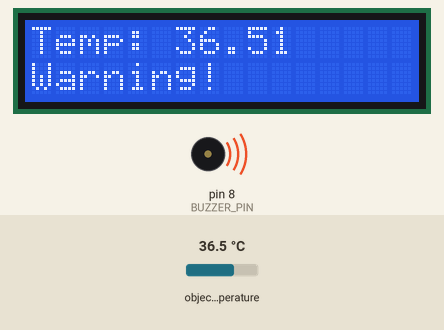
Simulated run of this sketch. Board: Arduino Uno, built with avr-gcc and run on an emulated ATmega328P. On the bench: 16×2 character LCD, buzzer (waves = sounding, pin HIGH). Inputs (shaded band) come from the test bench; at power-on: object temperature 36.5 °C. What the sketch prints to the serial monitor is not drawn.

Above: at 1.2 s.
1.3 s: object temperature set to 30.3 °C
At 2.5 s:
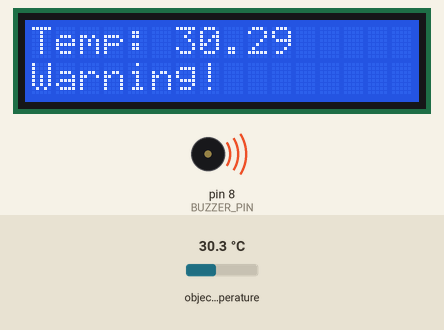
3.0 s: object temperature set to 29.7 °C
At 4.3 s:
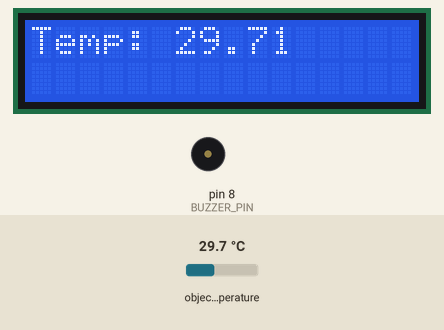
4.6 s: object temperature set to 20 °C
At 6.1 s:
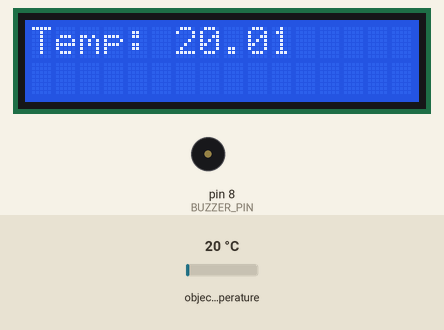
Timing chart, 0 to 7.6 s (numbered marks = the images above; inputs shaded):
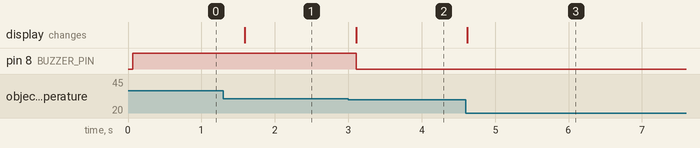

Measured:
- the behaviour switches between 30 and 29.9 °C on object temperature (found by bisection; images 1 and 2)
- after the input at 1.3 s, the display: changes after 0.29 s (image 1)
- after the input at 3.0 s, pin 8 (BUZZER_PIN): HIGH → LOW after 0.11 s; the display: changes after 0.11 s (image 2)
- after the input at 4.6 s, the display: changes at once (image 3)

The sketch:

Touchless_temperature_sensing_Arduino_uno_code.ino
```cpp
#include <Adafruit_MLX90614.h>
#include <LiquidCrystal.h>

#define BUZZER_PIN 8 // Change this to the pin number where your buzzer is connected
#define LCD_RS 7     // Change these to match the pins you've connected the LCD to
#define LCD_EN 6
#define LCD_D4 5
#define LCD_D5 4
#define LCD_D6 3
#define LCD_D7 2

Adafruit_MLX90614 mlx = Adafruit_MLX90614();
LiquidCrystal lcd(LCD_RS, LCD_EN, LCD_D4, LCD_D5, LCD_D6, LCD_D7);

void setup() {
  Serial.begin(9600);
  mlx.begin();
  lcd.begin(16, 2); // Initialize the LCD with 16 columns and 2 rows
  pinMode(BUZZER_PIN, OUTPUT); // Set buzzer pin as output
}

void loop() {
  float temperature = mlx.readObjectTempC();
  Serial.println(temperature);

  lcd.clear(); // Clear the LCD display
  lcd.setCursor(0, 0); // Set cursor to first column of first row
  lcd.print("Temp: "); // Print label
  lcd.print(temperature); // Print temperature

  if (temperature > 30) { // Check if temperature is above 30 degrees Celsius
    digitalWrite(BUZZER_PIN, HIGH); // Turn on buzzer
    lcd.setCursor(0, 1); // Set cursor to first column of second row
    lcd.print("Warning!"); // Display warning message on LCD
  } else {
    digitalWrite(BUZZER_PIN, LOW); // Turn off buzzer
  }

  delay(500);
}
```
